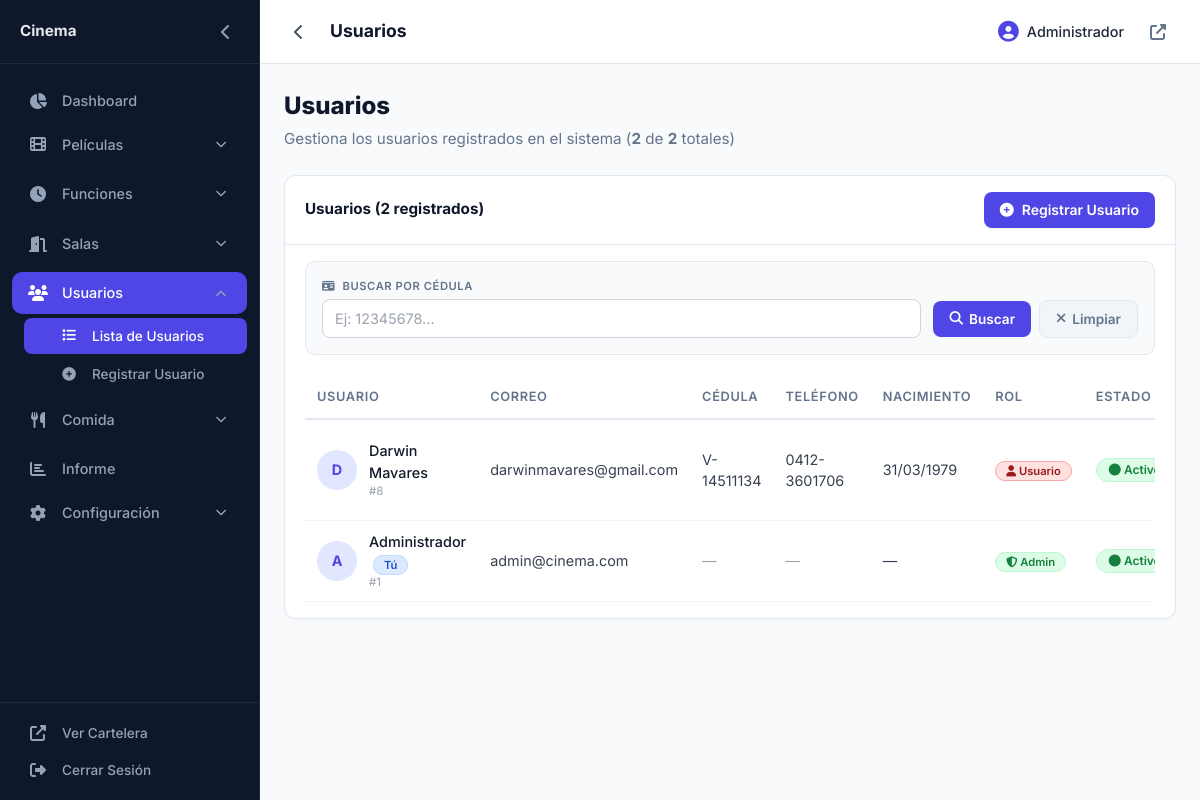
The page /admin/index.php?tab=users (signed in) on the database its author committed.
### tables this page shows
CREATE TABLE `users` (
  `id` int(11) NOT NULL,
  `name` varchar(100) NOT NULL,
  `email` varchar(100) NOT NULL,
  `cedula_type` enum('V','E','P') DEFAULT NULL,
  `cedula_number` varchar(20) DEFAULT NULL,
  `phone_prefix` varchar(10) DEFAULT NULL,
  `phone_number` varchar(20) DEFAULT NULL,
  `birth_date` date DEFAULT NULL,
  `password` varchar(255) NOT NULL,
  `role` enum('user','admin') DEFAULT 'user',
  `is_blocked` tinyint(1) DEFAULT 0,
  `created_at` timestamp NULL DEFAULT current_timestamp(),
  `last_login` datetime DEFAULT NULL
);

### config.php (called while the page is built, shortened)
<?php
function formatDateShort($date)
{
    return date('d/m/Y', strtotime($date));
}

### admin/modules/user/user.php (the view, shortened to what this page needs)
<?php
$search_cedula = isset($_GET['search_cedula']) ? trim($_GET['search_cedula']) : '';
try {
    if ($search_cedula !== '') {
        $stmt = $pdo->prepare("SELECT * FROM users WHERE cedula_number LIKE ? ORDER BY id DESC");
        $stmt->execute(['%' . $search_cedula . '%']);
    } else {
        $stmt = $pdo->query("SELECT * FROM users ORDER BY id DESC");
    }
    $users = $stmt->fetchAll(PDO::FETCH_ASSOC);
} catch (PDOException $e) {
    error_log("Error al consultar usuarios: " . $e->getMessage());
    echo '<div class="admin-alert admin-alert-error"><i class="fas fa-exclamation-circle"></i> Error al cargar los usuarios. Por favor, intente nuevamente.</div>';
    return;
}
$user_count = count($users);
$total_users = $pdo->query("SELECT COUNT(*) FROM users")->fetchColumn();
?>
<div class="admin-content-header">
    <h1 class="admin-content-title">Usuarios</h1>
    <p class="admin-content-subtitle">Gestiona los usuarios registrados en el sistema (<strong><?= $user_count ?></strong> de <strong><?= $total_users ?></strong> totales)</p>
</div>
<div class="admin-card">
    <div class="admin-card-header">
        <h3 class="admin-card-title">Usuarios (<?= $user_count ?> registrados)</h3>
        <a href="index.php?tab=users&action=register" class="inline-flex items-center gap-2 bg-indigo-600 hover:bg-indigo-700 text-white font-semibold py-2 px-4 rounded-lg transition-all duration-200 shadow-sm hover:shadow-md text-sm no-underline">
            <i class="fas fa-plus-circle"></i> Registrar Usuario
        </a>
    </div>
    <div class="admin-card-body">
        <div class="search-box" data-tab="users">
            <div class="search-group">
                <label><i class="fas fa-id-card mr-1"></i> Buscar por Cédula</label>
                <input type="text" id="searchCedula" placeholder="Ej: 12345678..." value="<?= htmlspecialchars($search_cedula) ?>">
            </div>
            <div class="search-actions">
                <button class="btn-search" id="searchBtn"><i class="fas fa-search"></i> Buscar</button>
                <button class="btn-clear" id="clearBtn"><i class="fas fa-times"></i> Limpiar</button>
            </div>
        </div>
        <div class="overflow-x-auto">
            <table class="admin-table">
                <thead>
                    <tr>
                        <th>Usuario</th>
                        <th>Correo</th>
                        <th>Cédula</th>
                        <th>Teléfono</th>
                        <th>Nacimiento</th>
                        <th>Rol</th>
                        <th class="text-center">Estado</th>
                    </tr>
                </thead>
                <tbody>
                    <?php if (empty($users)): ?>
                        <tr>
                            <td colspan="8" class="text-center py-8 text-gray-500">
                                <?php if ($search_cedula !== ''): ?>
                                    <i class="fas fa-search text-2xl mb-2 block text-gray-300"></i>
                                    <p>No se encontraron usuarios con la cédula «<?= htmlspecialchars($search_cedula) ?>».</p>
                                <?php else: ?>
                                    <i class="fas fa-users text-2xl mb-2 block text-gray-300"></i>
                                    <p>No hay usuarios registrados.</p>
                                <?php endif; ?>
                            </td>
                        </tr>
                    <?php else: ?>
                        <?php foreach ($users as $index => $u): ?>
                            <?php
                            $is_self = $u['id'] == $_SESSION['user_id'];
                            $is_blocked = $u['is_blocked'] == 1;
                            $initial = strtoupper(substr($u['name'] ?? 'U', 0, 1));
                            $birth_date = $u['birth_date'] ? formatDateShort($u['birth_date']) : '—';
                            ?>
                            <tr>
                                <td>
                                    <div class="flex items-center gap-3">
                                        <div class="w-10 h-10 rounded-full <?= $is_blocked ? 'bg-gray-100 text-gray-400' : 'bg-indigo-100 text-indigo-600' ?> flex items-center justify-center font-bold flex-shrink-0">
                                            <?= htmlspecialchars($initial) ?>
                                        </div>
                                        <div class="flex flex-col min-w-0">
                                            <span class="font-medium text-gray-900">
                                                <?= htmlspecialchars($u['name']) ?>
                                                <?php if ($is_self): ?><span class="badge badge-b ml-1">Tú</span><?php endif; ?>
                                            </span>
                                            <small class="text-gray-400">#<?= $u['id'] ?></small>
                                        </div>
                                    </div>
                                </td>
                                <td class="text-gray-700"><?= htmlspecialchars($u['email']) ?></td>
                                <td class="text-gray-700"><?= $u['cedula_type'] ? htmlspecialchars($u['cedula_type'] . '-' . $u['cedula_number']) : '<span class="text-gray-400">—</span>' ?></td>
                                <td class="text-gray-700"><?= $u['phone_number'] ? htmlspecialchars((substr($u['phone_prefix'], 0, 1) === '+' ? $u['phone_prefix'] : '0' . $u['phone_prefix']) . '-' . $u['phone_number']) : '<span class="text-gray-400">—</span>' ?></td>
                                <td class="text-gray-700">
                                    <span><?= $birth_date ?></span>
                                </td>
                                <td><?= $u['role'] === 'admin' ? '<span class="badge badge-a"><i class="fas fa-shield-halved"></i> Admin</span>' : '<span class="badge badge-c"><i class="fas fa-user"></i> Usuario</span>' ?></td>
                                <td class="text-center">
                                    <span class="status-badge <?= $is_blocked ? 'status-inactive' : 'status-active' ?>">
                                        <i class="fas fa-circle"></i> <?= $is_blocked ? 'Bloqueado' : 'Activo' ?>
                                    </span>
                                </td>
                            </tr>
                        <?php endforeach; ?>
                    <?php endif; ?>
                </tbody>
            </table>
        </div>
    </div>
</div>

### admin/css/admin.css (style rules this page uses)
* { font-family: 'Inter', sans-serif; box-sizing: border-box; }
html, body { margin: 0; padding: 0; overflow-x: hidden; max-width: 100%; }
body { background: #f1f5f9; color: #1f2937; display: flex; min-height: 100vh; }
.admin-content-header { margin-bottom: 24px; }
.admin-content-title { font-size: 1.5rem; font-weight: 800; color: #0f172a; margin: 0 0 4px 0; }
.admin-content-subtitle { color: #64748b; font-size: 0.95rem; margin: 0; }
.admin-card { background: #ffffff; border-radius: 12px; border: 1px solid #e2e8f0; box-shadow: 0 1px 3px rgba(0, 0, 0, 0.04); overflow: hidden; }
.admin-card-header { padding: 16px 20px; border-bottom: 1px solid #e2e8f0; display: flex; justify-content: space-between; align-items: center; }
.admin-card-title { font-size: 0.95rem; font-weight: 700; color: #0f172a; margin: 0; }
.admin-card-body { padding: 16px 20px; }
.admin-table { width: 100%; border-collapse: collapse; font-size: 0.9rem; table-layout: auto; }
.admin-table thead th { text-align: left; padding: 12px 12px; font-weight: 600; color: #64748b; border-bottom: 2px solid #e2e8f0; font-size: 0.8rem; text-transform: uppercase; letter-spacing: 0.05em; white-space: nowrap; }
.admin-table tbody td { padding: 10px 12px; border-bottom: 1px solid #f1f5f9; vertical-align: middle; }
.status-badge { display: inline-block; padding: 2px 12px; border-radius: 12px; font-size: 0.75rem; font-weight: 600; white-space: nowrap; }
.status-active { background: #dcfce7; color: #15803d; border: 1px solid #bbf7d0; }
.badge-a { background: #dcfce7; color: #15803d; padding: 2px 10px; border-radius: 12px; font-size: 0.7rem; font-weight: 600; border: 1px solid #bbf7d0; white-space: nowrap; }
.badge-b { background: #dbeafe; color: #1d4ed8; padding: 2px 10px; border-radius: 12px; font-size: 0.7rem; font-weight: 600; border: 1px solid #bfdbfe; white-space: nowrap; }
.badge-c { background: #fee2e2; color: #991b1b; padding: 2px 10px; border-radius: 12px; font-size: 0.7rem; font-weight: 600; border: 1px solid #fca5a5; white-space: nowrap; }
.search-box { display: flex; flex-wrap: wrap; gap: 12px; align-items: flex-end; background: #f8fafc; padding: 16px; border-radius: 10px; border: 1px solid #e2e8f0; margin-bottom: 20px; width: 100%; }
.search-box .search-group { flex: 1; min-width: 200px; }
.search-box .search-group label { display: block; font-size: 0.7rem; color: #64748b; margin-bottom: 4px; text-transform: uppercase; letter-spacing: 0.05em; font-weight: 600; }
.search-box .search-group input { width: 100%; background: #ffffff; border: 1px solid #d1d5db; border-radius: 8px; padding: 8px 12px; color: #1f2937; font-size: 0.9rem; transition: border-color 0.3s ease; }
.search-box .search-group input::placeholder { color: #9ca3af; }
.search-box .search-actions { display: flex; gap: 8px; align-items: center; flex-shrink: 0; }
.search-box .search-actions button { padding: 8px 16px; border-radius: 8px; font-weight: 600; font-size: 0.85rem; cursor: pointer; transition: all 0.3s ease; border: none; display: flex; align-items: center; gap: 6px; }
.search-box .search-actions .btn-search { background: #4f46e5; color: white; }
.search-box .search-actions .btn-clear { background: #f1f5f9; color: #64748b; border: 1px solid #e2e8f0; }

### rows shown on the page
users: name "D", name "Darwin Mavares", id "8", email "darwinmavares@gmail.com", cedula_type+cedula_number "V-14511134", phone_prefix+phone_number "0412-3601706", birth_date "31/03/1979", role "user" (drawn), is_blocked "Activo"
users: name "A", name "Administrador", shows "Tú", id "1", email "admin@cinema.com", birth_date "—", role "admin" (drawn), is_blocked "Activo"

### other values the page prints
$siteName "Cinema"
$_SESSION['user_name'] "Administrador"
$user_count "2"
$total_users "2"
